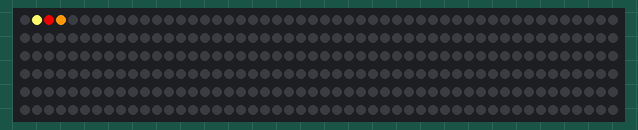
This sketch was run on a simulated Arduino Uno, built with avr-gcc and run on an emulated ATmega328P. On the bench: 300 RGB LEDs in strip order, left to right, continuing on the next row. Random numbers use the default seed unless the sketch sets one.

Above: at 0.32 s.
At 3.33 s:
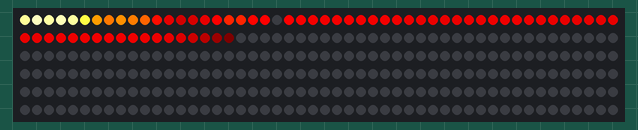
At 9.59 s:
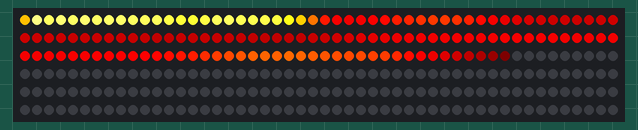
At 19.19 s:
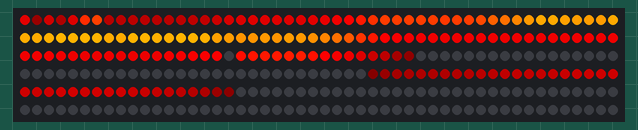
At 28.38 s:
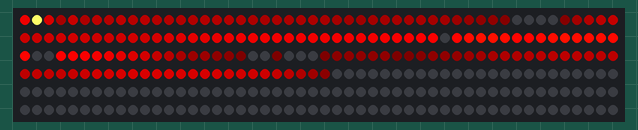
At 37.57 s:
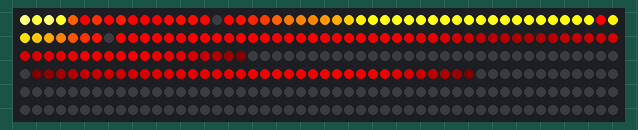

The sketch:

Ogenj.ino
```cpp
#include "FastLED.h"
#define NUM_STRIPS 1  // The number of strips
#define NUM_LEDS 300   // The number of LEDs per strip
const int TOTAL_LEDS = NUM_LEDS*NUM_STRIPS;
CRGB leds[TOTAL_LEDS];
#define PIN 7
// Fire Base Color
// RED = 0, GREEN = 1, BLUE = 2, PURPLE = 3
#define FIRE_BASE_COLOR 0

void setup()
{
  FastLED.addLeds<WS2811, PIN, GRB>(leds, TOTAL_LEDS).setCorrection( TypicalLEDStrip );

  setAll(0,0,0);
}
// *** REPLACE FROM HERE ***
void loop() {
  // Flame characteristics - Original values  55, 120, 15, 7
  int COOLING = 55;
  int SPARKING = 60;  // 255 max
  int SPARK_DELAY = 7;
  int SPARKING_LEDS = 3; //number of led which can start a new spark
  Fire(COOLING, SPARKING, SPARK_DELAY, SPARKING_LEDS);
  delay(10);
}
void Fire(int Cooling, int Sparking, int SpeedDelay, int SparkingLeds) {
  static byte heat[TOTAL_LEDS];
  int cooldown;

  // Step 1.  Cool down every cell a little
  for( int i = 0; i < TOTAL_LEDS; i++) {
    cooldown = random(0, ((Cooling * 10) / NUM_LEDS) + 2);

    if(cooldown>heat[i]) {
      heat[i]=0;
    } else {
      heat[i]=heat[i]-cooldown;
    }
  }

  // Step 2.  Heat from each cell drifts 'up' and diffuses a little
  for( int k= (TOTAL_LEDS) - 1; k >= 2; k--) {
    heat[k] = (heat[k - 1] + heat[k - 2] + heat[k - 2]) / 3;
  }

  // Step 3.  Randomly ignite new 'sparks' near the bottom
  for (int stripNo=0; stripNo < NUM_STRIPS; stripNo++) {
    if( random(255) < Sparking ) {
      int y = (stripNo * NUM_LEDS) + random(SparkingLeds);
      heat[y] = heat[y] + random(160,255);
      //heat[y] = random(160,255);
    }
  }
  // Step 4.  Convert heat to LED colors
  for( int j = 0; j < TOTAL_LEDS; j++) {
    setPixelHeatColor(j, heat[j] );
  }
  showStrip();
  delay(SpeedDelay);
}
void setPixelHeatColor (int Pixel, byte temperature) {
  // Scale 'heat' down from 0-255 to 0-191
  byte t192 = round((temperature/255.0)*191);

  // calculate ramp up from
  byte heatramp = t192 & 0x3F; // 0..63
  heatramp <<= 2; // scale up to 0..252
  if (FIRE_BASE_COLOR == 1) { // GREEN

    // figure out which third of the spectrum we're in:
    if( t192 > 0x80) {                     // hottest
      setPixel(Pixel, heatramp, heatramp, 255);
    } else if( t192 > 0x40 ) {             // middle
      setPixel(Pixel, 128, 128, heatramp);
    } else {                               // coolest
      setPixel(Pixel, 0, heatramp, 0);
    }
  } else if (FIRE_BASE_COLOR == 2) { // BLUE

    // figure out which third of the spectrum we're in:
    if( t192 > 0x80) {                     // hottest
      setPixel(Pixel, heatramp, 255, heatramp);
    } else if( t192 > 0x40 ) {             // middle
      setPixel(Pixel, 128, heatramp, 128 );
    } else {                               // coolest
      setPixel(Pixel, 0, 0, heatramp);
    }
  } else if (FIRE_BASE_COLOR == 3) { // PURPLE

    // figure out which third of the spectrum we're in:
    if( t192 > 0x80) {                     // hottest
      setPixel(Pixel, heatramp, 255, heatramp);
    } else if( t192 > 0x40 ) {             // middle
      setPixel(Pixel, 128, heatramp, 128 );
    } else {                               // coolest
      setPixel(Pixel, heatramp, 0, heatramp);
    }

  } else { // RED

    // figure out which third of the spectrum we're in:
    if( t192 > 0x80) {                     // hottest
      setPixel(Pixel, 255, 255, heatramp);
    } else if( t192 > 0x40 ) {             // middle
      setPixel(Pixel, 255, heatramp, 0);
    } else {                               // coolest
      setPixel(Pixel, heatramp, 0, 0);
    }
  }

}
// *** REPLACE TO HERE ***
void showStrip() {
 #ifdef ADAFRUIT_NEOPIXEL_H
   // NeoPixel
   strip.show();
 #endif
 #ifndef ADAFRUIT_NEOPIXEL_H
   // FastLED
   FastLED.show();
 #endif
}
void setPixel(int Pixel, byte red, byte green, byte blue) {
 #ifdef ADAFRUIT_NEOPIXEL_H
   // NeoPixel
   strip.setPixelColor(Pixel, strip.Color(red, green, blue));
 #endif
 #ifndef ADAFRUIT_NEOPIXEL_H
   // FastLED
   leds[Pixel].r = red;
   leds[Pixel].g = green;
   leds[Pixel].b = blue;
 #endif
}
void setAll(byte red, byte green, byte blue) {
  for(int i = 0; i < 60; i++ ) {
    setPixel(i, red, green, blue);
  }
  showStrip();
}
```
